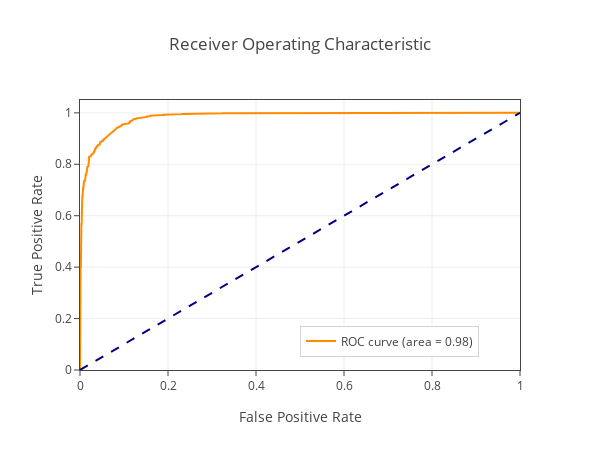

Write notebook code for a chart like this one.
### Markdown cell above
### Logistic Regression Classifier

### Code cell
from sklearn.linear_model import LogisticRegression

clf_lr = LogisticRegression()
clf_lr.fit(x_train, y_train)
score = clf_lr.predict_proba(x_test)[:,1]
predicted = clf_lr.predict(x_test)

print("%-12s %f" % ('Accuracy:', metrics.accuracy_score(y_test, predicted)))
print("%-12s %f" % ('Precision:', metrics.precision_score(y_test, predicted, average='macro')))
print("%-12s %f" % ('Recall:', metrics.recall_score(y_test, predicted, average='macro')))
print("Confusion Matrix: \n{0}".format(metrics.confusion_matrix(y_test, predicted)))

fpr_lr, tpr_lr, thresholds = metrics.roc_curve(y_test, score)
roc_auc_lr = metrics.auc(fpr_lr, tpr_lr)
draw_roc_curve(fpr_lr, tpr_lr, roc_auc_lr, 'ROC curve')

### Figure 1 — Plotly figure (JSON) as saved in the notebook; plotly's stock layout.template omitted (floating-point values rounded to 4 significant figures; data arrays with more than 128 entries replaced by an {"elided": "..."} marker saying what was removed)
{"data": [{"line": {"color": "darkorange", "width": 2}, "mode": "lines", "name": "ROC curve (area = 0.98)", "type": "scatter", "x": {"elided": "275 float values"}, "y": {"elided": "275 float values"}}, {"line": {"color": "navy", "dash": "dash", "width": 2}, "mode": "lines", "showlegend": false, "type": "scatter", "x": [0, 1], "y": [0, 1]}], "layout": {"autosize": false, "height": 450, "legend": {"bordercolor": "#D3D3D3", "borderwidth": 1, "x": 0.5, "y": 0.05}, "title": "Receiver Operating Characteristic", "width": 600, "xaxis": {"linewidth": 1, "mirror": true, "ticks": "outside", "title": "False Positive Rate"}, "yaxis": {"linewidth": 1, "mirror": true, "range": [0, 1.05], "ticks": "outside", "title": "True Positive Rate"}}}
